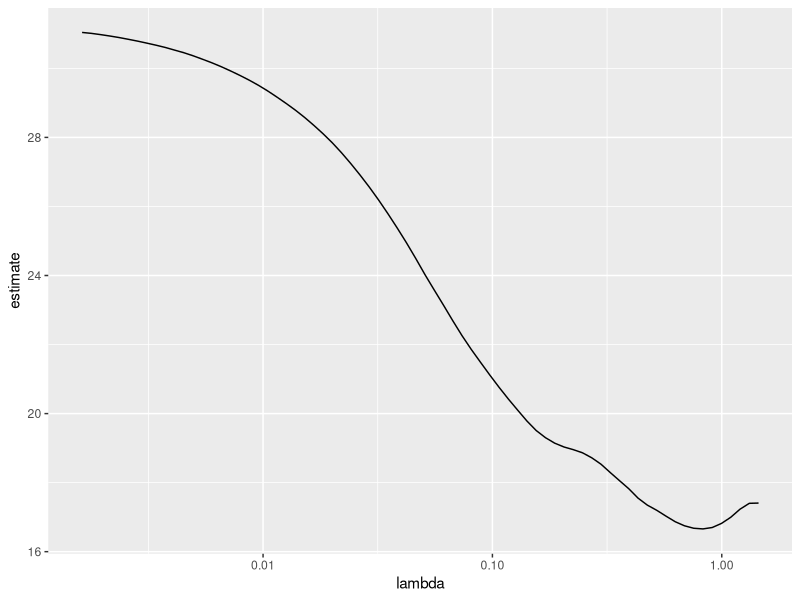
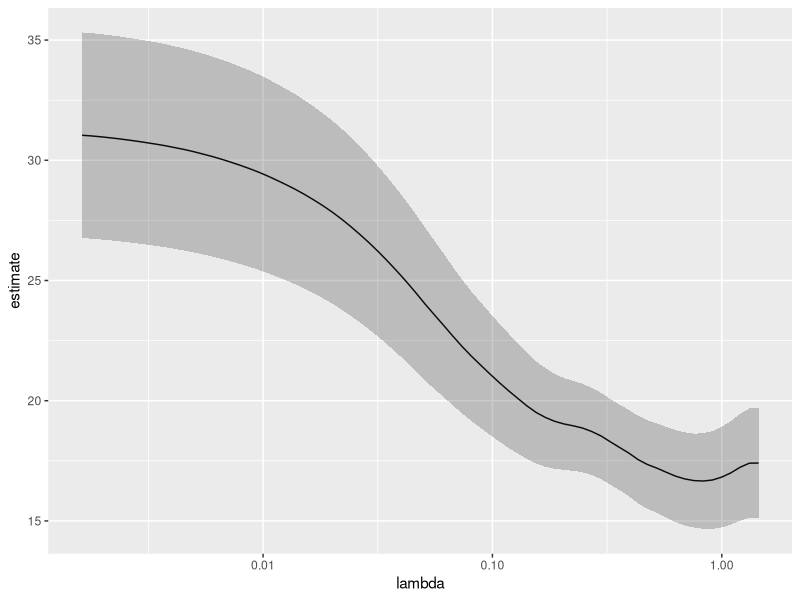
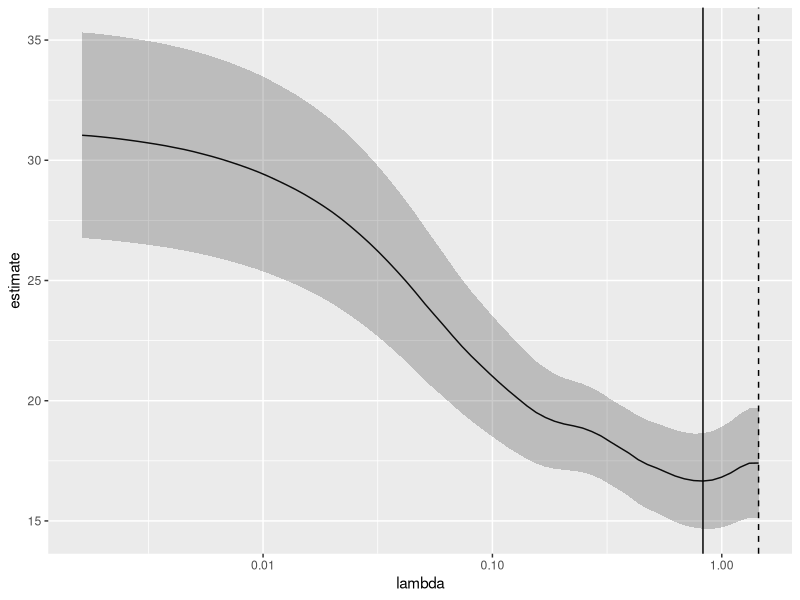
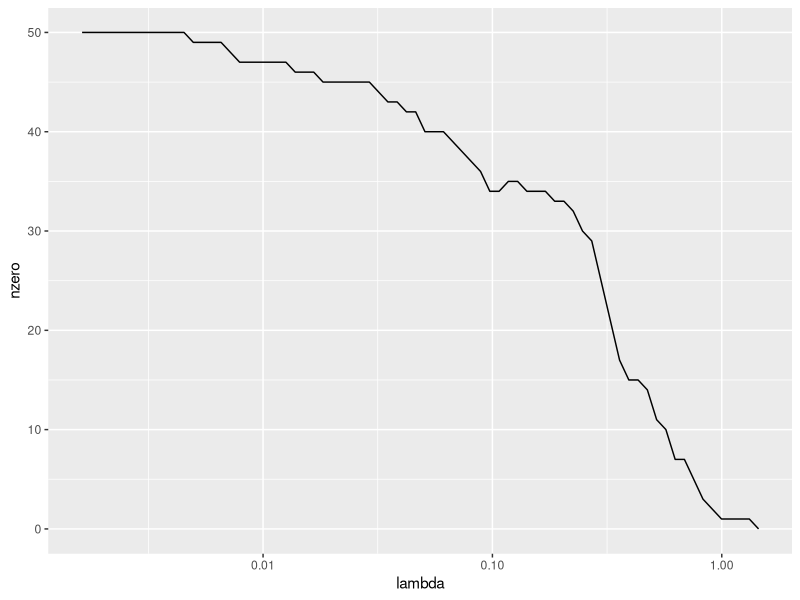
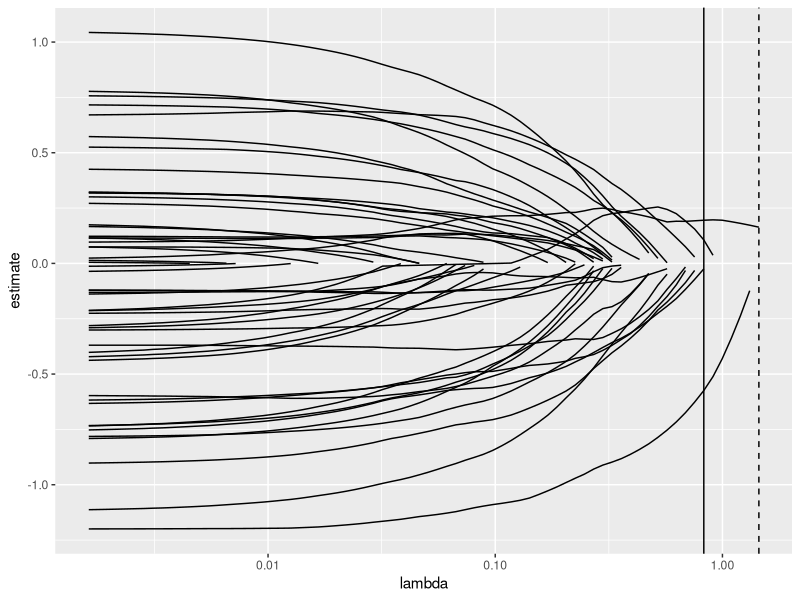

These figures' R source, in order:
# r2py crawler metadata
# package: broom
# source_type: rd_example
# topic: glance.cv.glmnet.Rd
# source_file: C:\Users\bened\AppData\Local\R\win-library\4.5\broom\help
# lines: 57

suppressPackageStartupMessages(library(broom))
if (rlang::is_installed(c("glmnet", "ggplot2"))) withAutoprint({ # examplesIf

# load libraries for models and data
library(glmnet)

set.seed(27)

nobs <- 100
nvar <- 50
real <- 5

x <- matrix(rnorm(nobs * nvar), nobs, nvar)
beta <- c(rnorm(real, 0, 1), rep(0, nvar - real))
y <- c(t(beta) %*% t(x)) + rnorm(nvar, sd = 3)

cvfit1 <- cv.glmnet(x, y)

tidy(cvfit1)
glance(cvfit1)

library(ggplot2)

tidied_cv <- tidy(cvfit1)
glance_cv <- glance(cvfit1)

# plot of MSE as a function of lambda
g <- ggplot(tidied_cv, aes(lambda, estimate)) +
  geom_line() +
  scale_x_log10()
g

# plot of MSE as a function of lambda with confidence ribbon
g <- g + geom_ribbon(aes(ymin = conf.low, ymax = conf.high), alpha = .25)
g

# plot of MSE as a function of lambda with confidence ribbon and choices
# of minimum lambda marked
g <- g +
  geom_vline(xintercept = glance_cv$lambda.min) +
  geom_vline(xintercept = glance_cv$lambda.1se, lty = 2)
g

# plot of number of zeros for each choice of lambda
ggplot(tidied_cv, aes(lambda, nzero)) +
  geom_line() +
  scale_x_log10()

# coefficient plot with min lambda shown
tidied <- tidy(cvfit1$glmnet.fit)

ggplot(tidied, aes(lambda, estimate, group = term)) +
  scale_x_log10() +
  geom_line() +
  geom_vline(xintercept = glance_cv$lambda.min) +
  geom_vline(xintercept = glance_cv$lambda.1se, lty = 2)
}) # examplesIf
